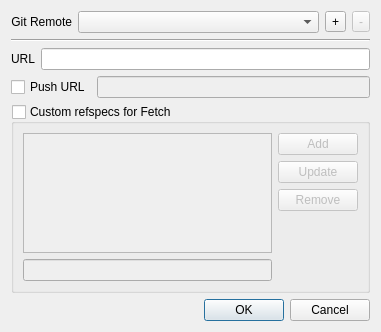
<?xml version="1.0" encoding="UTF-8"?>
<ui version="4.0">
 <class>RemoteCreateEditDlg</class>
 <widget class="QDialog" name="RemoteCreateEditDlg">
  <property name="geometry">
   <rect>
    <x>0</x>
    <y>0</y>
    <width>381</width>
    <height>332</height>
   </rect>
  </property>
  <layout class="QGridLayout" name="gridLayout">
   <item row="0" column="0" colspan="3">
    <layout class="QHBoxLayout" name="horizontalLayout">
     <item>
      <widget class="QLabel" name="label_3">
       <property name="sizePolicy">
        <sizepolicy hsizetype="Maximum" vsizetype="Preferred">
         <horstretch>0</horstretch>
         <verstretch>0</verstretch>
        </sizepolicy>
       </property>
       <property name="text">
        <string>Git Remote</string>
       </property>
       <property name="alignment">
        <set>Qt::AlignRight|Qt::AlignTrailing|Qt::AlignVCenter</set>
       </property>
      </widget>
     </item>
     <item>
      <widget class="QComboBox" name="txtRemotes">
       <property name="toolTip">
        <string>&lt;p&gt;Select the Git Remote, you like to edit.&lt;br/&gt;&lt;/p&gt;
&lt;p&gt;Tip: Double-Click to rename a selected Remote.&lt;/b&gt;
</string>
       </property>
      </widget>
     </item>
     <item>
      <widget class="QToolButton" name="btnAddRemote">
       <property name="toolTip">
        <string>Add a new Remote.</string>
       </property>
       <property name="text">
        <string>+</string>
       </property>
      </widget>
     </item>
     <item>
      <widget class="QToolButton" name="btnDeleteRemote">
       <property name="enabled">
        <bool>false</bool>
       </property>
       <property name="toolTip">
        <string>Delete this Remote.</string>
       </property>
       <property name="text">
        <string>-</string>
       </property>
      </widget>
     </item>
    </layout>
   </item>
   <item row="1" column="0" colspan="3">
    <widget class="Line" name="line">
     <property name="orientation">
      <enum>Qt::Horizontal</enum>
     </property>
    </widget>
   </item>
   <item row="2" column="0">
    <widget class="QLabel" name="label_2">
     <property name="sizePolicy">
      <sizepolicy hsizetype="Maximum" vsizetype="Preferred">
       <horstretch>0</horstretch>
       <verstretch>0</verstretch>
      </sizepolicy>
     </property>
     <property name="text">
      <string>URL</string>
     </property>
     <property name="alignment">
      <set>Qt::AlignRight|Qt::AlignTrailing|Qt::AlignVCenter</set>
     </property>
     <property name="buddy">
      <cstring>txtUrl</cstring>
     </property>
    </widget>
   </item>
   <item row="2" column="1" colspan="2">
    <widget class="LineEdit" name="txtUrl">
     <property name="mandatory" stdset="0">
      <bool>true</bool>
     </property>
    </widget>
   </item>
   <item row="3" column="0" colspan="2">
    <widget class="QCheckBox" name="chkPushUrl">
     <property name="sizePolicy">
      <sizepolicy hsizetype="Maximum" vsizetype="Fixed">
       <horstretch>0</horstretch>
       <verstretch>0</verstretch>
      </sizepolicy>
     </property>
     <property name="text">
      <string>Push URL</string>
     </property>
    </widget>
   </item>
   <item row="3" column="2">
    <widget class="LineEdit" name="txtPushUrl">
     <property name="enabled">
      <bool>false</bool>
     </property>
     <property name="mandatory" stdset="0">
      <bool>true</bool>
     </property>
    </widget>
   </item>
   <item row="4" column="0" colspan="3">
    <widget class="QGroupBox" name="chkRefSpecs">
     <property name="title">
      <string>Custom refspecs for Fetch</string>
     </property>
     <property name="checkable">
      <bool>true</bool>
     </property>
     <property name="checked">
      <bool>false</bool>
     </property>
     <layout class="QGridLayout" name="gridLayout_2">
      <item row="4" column="0">
       <widget class="QLineEdit" name="txtEditRefSpec"/>
      </item>
      <item row="1" column="1">
       <widget class="QPushButton" name="btnUpdateRefSpec">
        <property name="text">
         <string>Update</string>
        </property>
       </widget>
      </item>
      <item row="2" column="1">
       <widget class="QPushButton" name="btnRemoveRefSpec">
        <property name="text">
         <string>Remove</string>
        </property>
       </widget>
      </item>
      <item row="0" column="1">
       <widget class="QPushButton" name="btnAddRefSpec">
        <property name="text">
         <string>Add</string>
        </property>
       </widget>
      </item>
      <item row="0" column="0" rowspan="4">
       <widget class="QTreeView" name="treeRefSpecs">
        <property name="sizePolicy">
         <sizepolicy hsizetype="Expanding" vsizetype="Minimum">
          <horstretch>0</horstretch>
          <verstretch>0</verstretch>
         </sizepolicy>
        </property>
        <property name="minimumSize">
         <size>
          <width>0</width>
          <height>50</height>
         </size>
        </property>
       </widget>
      </item>
     </layout>
    </widget>
   </item>
   <item row="5" column="2">
    <widget class="QDialogButtonBox" name="buttonBox">
     <property name="standardButtons">
      <set>QDialogButtonBox::Cancel|QDialogButtonBox::Ok</set>
     </property>
    </widget>
   </item>
  </layout>
 </widget>
 <customwidgets>
  <customwidget>
   <class>LineEdit</class>
   <extends>QLineEdit</extends>
   <header>libMacGitverCore/Widgets/LineEdit.h</header>
  </customwidget>
 </customwidgets>
 <tabstops>
  <tabstop>chkRefSpecs</tabstop>
  <tabstop>treeRefSpecs</tabstop>
  <tabstop>txtEditRefSpec</tabstop>
  <tabstop>btnAddRefSpec</tabstop>
  <tabstop>btnUpdateRefSpec</tabstop>
  <tabstop>btnRemoveRefSpec</tabstop>
  <tabstop>buttonBox</tabstop>
 </tabstops>
 <resources/>
 <connections>
  <connection>
   <sender>buttonBox</sender>
   <signal>accepted()</signal>
   <receiver>RemoteCreateEditDlg</receiver>
   <slot>accept()</slot>
   <hints>
    <hint type="sourcelabel">
     <x>252</x>
     <y>302</y>
    </hint>
    <hint type="destinationlabel">
     <x>157</x>
     <y>274</y>
    </hint>
   </hints>
  </connection>
  <connection>
   <sender>buttonBox</sender>
   <signal>rejected()</signal>
   <receiver>RemoteCreateEditDlg</receiver>
   <slot>reject()</slot>
   <hints>
    <hint type="sourcelabel">
     <x>320</x>
     <y>302</y>
    </hint>
    <hint type="destinationlabel">
     <x>286</x>
     <y>274</y>
    </hint>
   </hints>
  </connection>
  <connection>
   <sender>chkPushUrl</sender>
   <signal>toggled(bool)</signal>
   <receiver>txtPushUrl</receiver>
   <slot>setEnabled(bool)</slot>
   <hints>
    <hint type="sourcelabel">
     <x>70</x>
     <y>128</y>
    </hint>
    <hint type="destinationlabel">
     <x>203</x>
     <y>129</y>
    </hint>
   </hints>
  </connection>
 </connections>
</ui>
